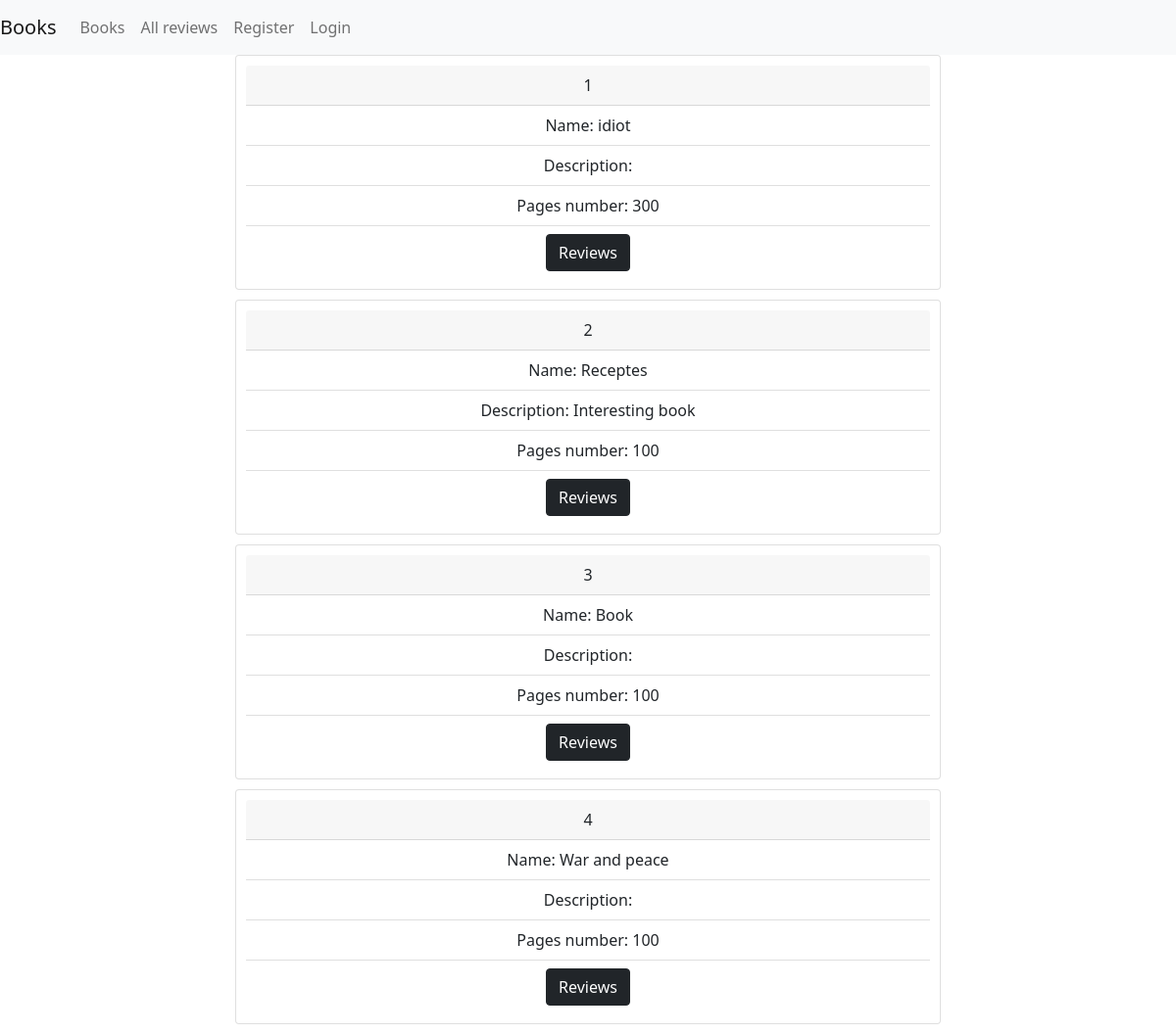
The page /app/book_list/ on the database as committed earlier.
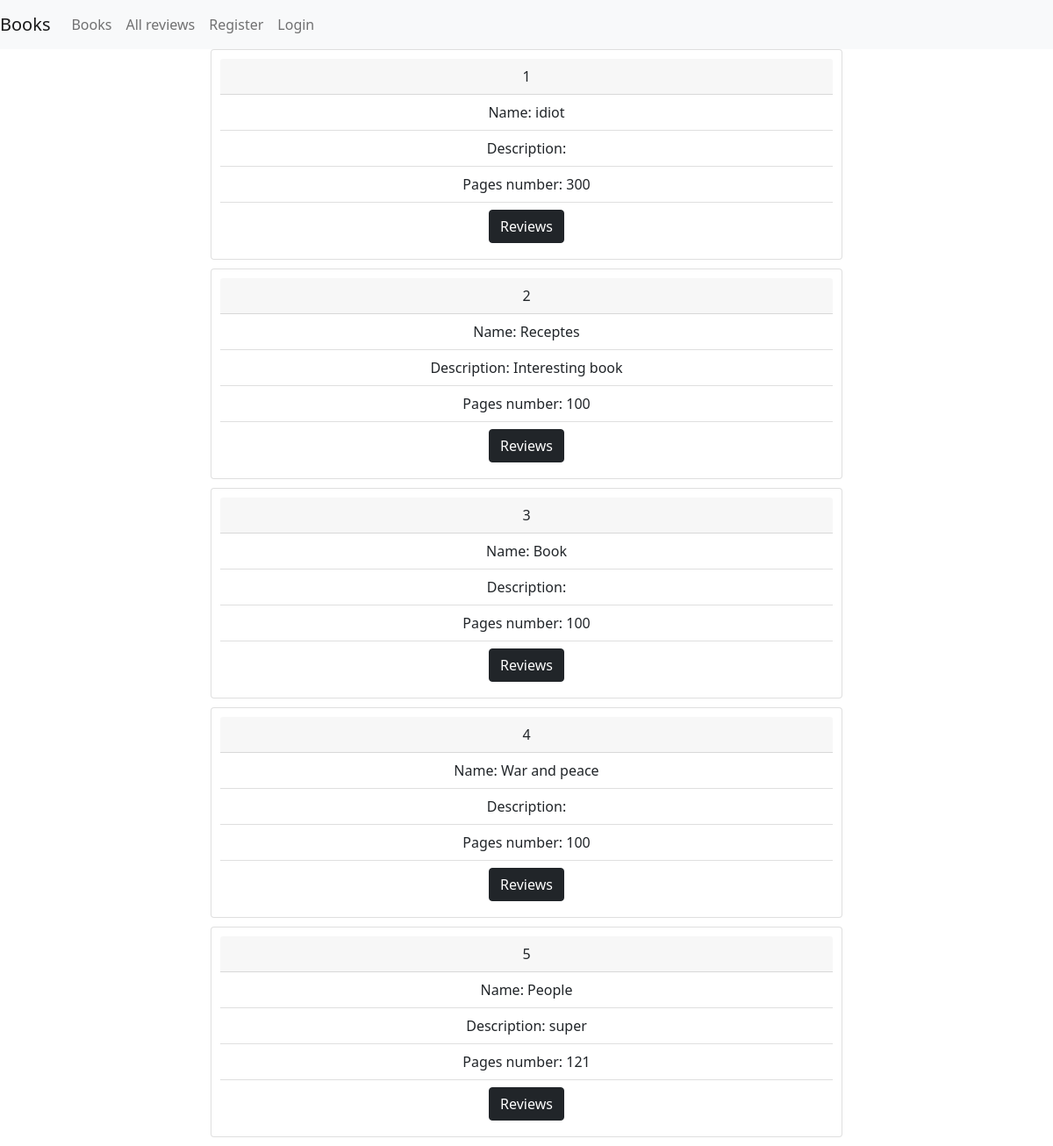
The same page on the database as committed later.
### app_tutorial/models.py (models this page shows, shortened)
class Book(models.Model):
    name = models.CharField(max_length=255)
    pages_number = models.IntegerField(default=100)
    price = models.DecimalField(max_digits=10, decimal_places=2)
    description = models.TextField(null=True,blank=True)

### app_tutorial/views.py (the view)
# urls.py: path('book_list/', views.book_list, name='book_list'),
def book_list(request):
    books = Book.objects.all()
    return render(request, 'book_list.html', {'books': books})

### templates/book_list.html (shortened to what this page needs)
{% extends 'base.html'%}
{%block content%}
{% for book in books %}
    <div class="review card">
      <div class="card-header">
        {{book.id}}
      </div>
      <ul class="list-group list-group-flush">
        <li class="list-group-item">Name: {{book.name}}</li>
        <li class="list-group-item">Description: {{book.description}}</li>
        <li class="list-group-item">Pages number: {{book.pages_number}}</li>
        <li class="list-group-item">
            <a class="btn btn-dark" href="{% url 'book_review_list' book_id=book.id%}" role="button">Reviews</a>
        </li>
      </ul>
    </div>
{% endfor %}
{% endblock %}

Rows that differ between the two databases and show on the page:
added Book: id "5", name "People", description "super", pages_number "121"
